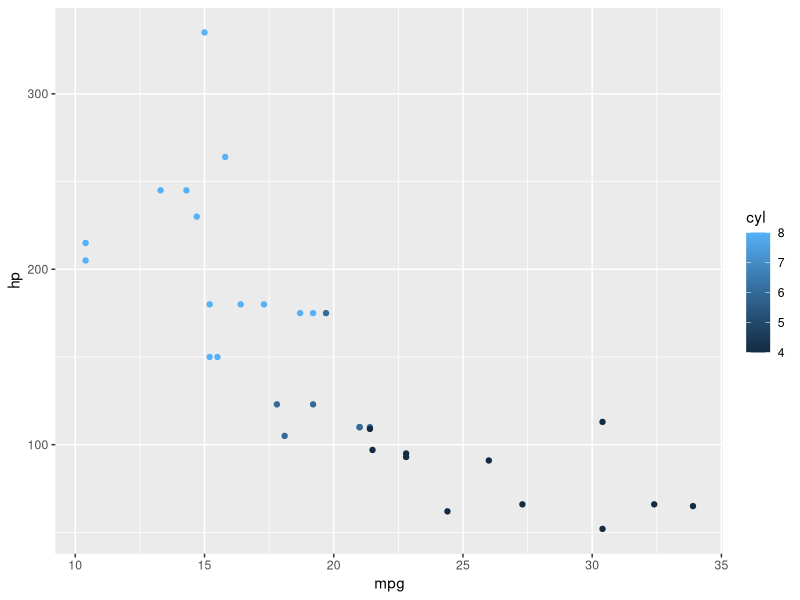

Generate this figure with R:
# Brett Waugh
# 17 February 2019
# Visual Distribution Analysis
# week7.R

library(ggplot2)

ggplot(mtcars, aes(x=mpg, y=hp, col=cyl)) + geom_point()